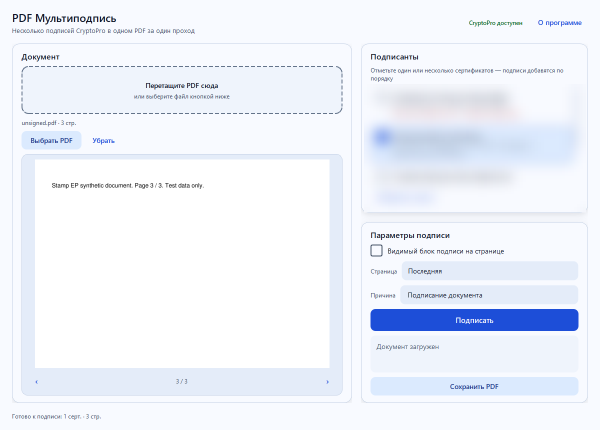
#> input picture docs/screenshot-main.png, 1200 x 860 px (shown at 1/2 size)
$ python blur_docs.py
#> lines starting #> are read from the running program, lines starting #| are printed output that depends on the picture
"""Blur signer personal data in the published screenshots (docs/*.png).

Run after re-rendering screenshots:  python packaging/blur_docs.py
Coordinates are (left, top, right, bottom) in pixels of each PNG.
"""
from __future__ import annotations

import pathlib

from PIL import Image, ImageFilter

BILINEAR = Image.Resampling.BILINEAR

ROOT = pathlib.Path(__file__).resolve().parent.parent
DOCS = ROOT / "docs"

# Hand-picked regions that contain certificate/signature owner data
# (names, organizations, validity dates, thumbprints, serials).
REGIONS: dict[str, list[tuple[int, int, int, int]]] = {
    "screenshot-main.png": [
        (728, 168, 1172, 425),    # certificate rows in the «Подписанты» card
    ],
    "screenshot-signed.png": [
        (728, 165, 1172, 425),    # certificate rows
        (730, 670, 1168, 742),    # log line «Signature2 — <signer>»
        (488, 588, 648, 726),     # tiny visible signature blocks in the preview
    ],
    "session-host.png": [
        (48, 305, 710, 448),      # certificate rows of the organizer
    ],
    "session-join.png": [
        (48, 308, 710, 448),      # certificate rows (name, org, validity)
    ],
    "astra-ui.png": [
        (728, 168, 1172, 235),    # certificate row on Astra
    ],
    "signature-block.png": [
        (883, 608, 1172, 890),    # both visible signature stamps on the page
    ],
}


def blur_file(path: pathlib.Path, regions: list[tuple[int, int, int, int]]) -> bool:
    image = Image.open(path).convert("RGB")
#> image is the input picture: PIL image 1200x860 RGB; mean R, G, B 238.1, 242, 250.4
    width, height = image.size
#> width = 1200; height = 860
    changed = False
    for left, top, right, bottom in regions:
        box = (
            max(0, left),
            max(0, top),
            min(width, right),
            min(height, bottom),
        )
        if box[2] <= box[0] or box[3] <= box[1]:
            continue
        region = image.crop(box)
        blurred = region.filter(ImageFilter.GaussianBlur(radius=12))
        # extra pixelation so short words cannot be recovered from the blur
        small = blurred.resize((max(1, region.width // 6), max(1, region.height // 6)),
                               BILINEAR)
        pixelated = small.resize(region.size, BILINEAR)
        image.paste(pixelated, box)
        changed = True
#> this loop made 1 pass
#> pass 1, in blur_file, `region = image.crop(box)`:
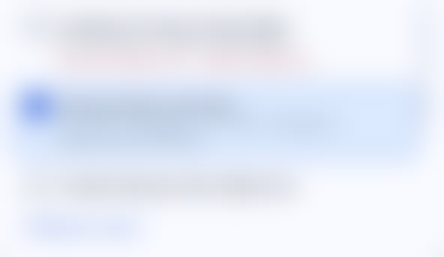
#> region: PIL image 444x257 RGB; mean R, G, B 230.2, 235.6, 246.7
    if changed:
        image.save(path, "PNG")
    return changed


def main() -> int:
    for name, regions in REGIONS.items():
        path = DOCS / name
        if not path.exists():
            print("пропущен (нет файла):", name)
            continue
        if blur_file(path, regions):
            print("заблюрен:", name)
#> pass 2 of the loop in main, `for name, regions in REGIONS.items():`:
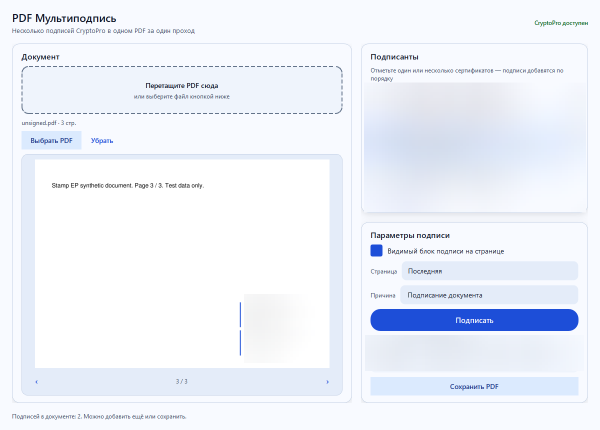
#> input picture docs/screenshot-signed.png, 1200 x 860 px (shown at 1/2 size)
#> in blur_file, image is the input picture: PIL image 1200x860 RGB; mean R, G, B 237.8, 241.8, 250.1
#> the loop in blur_file (call 2), `for left, top, right, bottom in regions:` made 3 passes
#> box on passes 1 to 3: (728, 165, 1172, 425), (730, 670, 1168, 742), (488, 588, 648, 726)
#> pass 1, in blur_file (call 2), `region = image.crop(box)`:
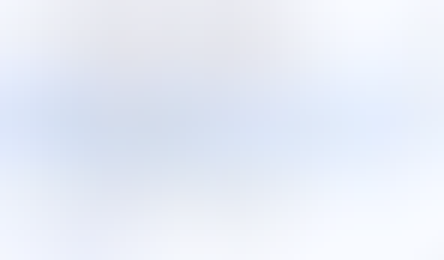
#> region: PIL image 444x260 RGB; mean R, G, B 230.9, 236.1, 246.9
#> after the loop in blur_file (call 2), `for left, top, right, bottom in regions:`:
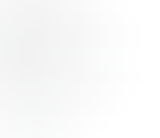
#> pixelated: PIL image 160x138 RGB; mean R, G, B 249.2, 249.3, 249.5
#> pass 3 of the loop in main, `for name, regions in REGIONS.items():`:
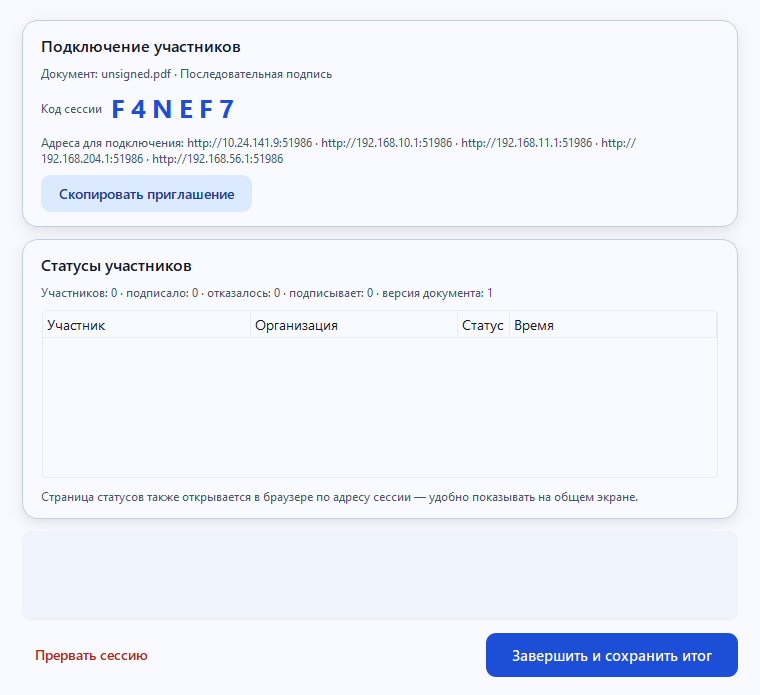
#> input picture docs/session-host.png, 760 x 695 px
#> in blur_file, image is the input picture: PIL image 760x695 RGB; mean R, G, B 238.2, 241.8, 250.5
#> width = 760; height = 695
#> the loop in blur_file (call 3), `for left, top, right, bottom in regions:` made 1 pass
#> box on pass 1: (48, 305, 710, 448)
#> pass 1, in blur_file (call 3), `region = image.crop(box)`:
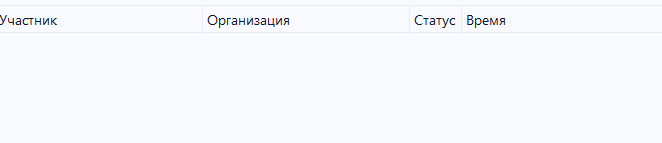
#> region: PIL image 662x143 RGB; mean R, G, B 246.4, 248.4, 253.5
#> the loop made 6 passes; the first 3 are shown
    return 0


if __name__ == "__main__":
    raise SystemExit(main())
#> (the program exits here)
